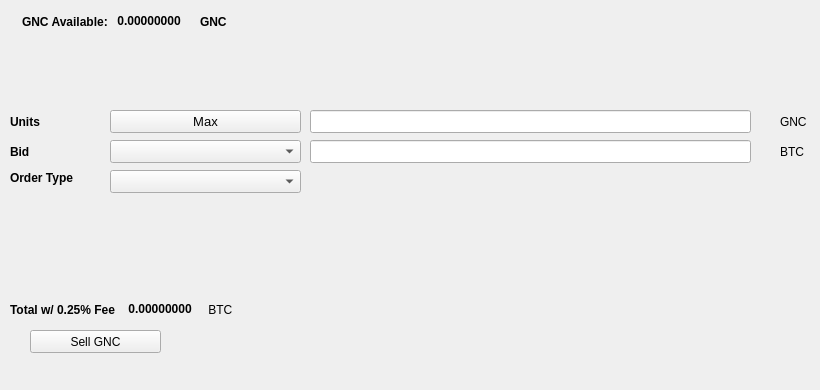
   <widget class="QWidget" name="SellTab">
    <attribute name="title">
     <string>Sell</string>
    </attribute>
    <widget class="QLabel" name="label_16">
     <property name="geometry">
      <rect>
       <x>780</x>
       <y>140</y>
       <width>31</width>
       <height>23</height>
      </rect>
     </property>
     <property name="text">
      <string>BTC</string>
     </property>
    </widget>
    <widget class="QComboBox" name="SellBidcomboBox">
     <property name="geometry">
      <rect>
       <x>110</x>
       <y>140</y>
       <width>191</width>
       <height>23</height>
      </rect>
     </property>
     <property name="font">
      <font>
       <pointsize>10</pointsize>
      </font>
     </property>
    </widget>
    <widget class="QLabel" name="label_18">
     <property name="geometry">
      <rect>
       <x>10</x>
       <y>110</y>
       <width>46</width>
       <height>23</height>
      </rect>
     </property>
     <property name="font">
      <font>
       <weight>75</weight>
       <bold>true</bold>
      </font>
     </property>
     <property name="text">
      <string>Units</string>
     </property>
    </widget>
    <widget class="QPushButton" name="Sell_Max_Amount">
     <property name="geometry">
      <rect>
       <x>110</x>
       <y>110</y>
       <width>191</width>
       <height>23</height>
      </rect>
     </property>
     <property name="font">
      <font>
       <pointsize>10</pointsize>
      </font>
     </property>
     <property name="text">
      <string>Max</string>
     </property>
    </widget>
    <widget class="QLabel" name="label_20">
     <property name="geometry">
      <rect>
       <x>10</x>
       <y>170</y>
       <width>91</width>
       <height>16</height>
      </rect>
     </property>
     <property name="font">
      <font>
       <weight>75</weight>
       <bold>true</bold>
      </font>
     </property>
     <property name="text">
      <string>Order Type</string>
     </property>
    </widget>
    <widget class="QComboBox" name="SellOrdertypeCombo">
     <property name="geometry">
      <rect>
       <x>110</x>
       <y>170</y>
       <width>191</width>
       <height>23</height>
      </rect>
     </property>
     <property name="font">
      <font>
       <pointsize>10</pointsize>
      </font>
     </property>
    </widget>
    <widget class="QLabel" name="label_21">
     <property name="geometry">
      <rect>
       <x>10</x>
       <y>140</y>
       <width>46</width>
       <height>23</height>
      </rect>
     </property>
     <property name="font">
      <font>
       <weight>75</weight>
       <bold>true</bold>
      </font>
     </property>
     <property name="text">
      <string>Bid</string>
     </property>
    </widget>
    <widget class="QLabel" name="label_22">
     <property name="geometry">
      <rect>
       <x>780</x>
       <y>110</y>
       <width>31</width>
       <height>23</height>
      </rect>
     </property>
     <property name="text">
      <string>GNC</string>
     </property>
    </widget>
    <widget class="QLineEdit" name="UnitsInputGNC">
     <property name="geometry">
      <rect>
       <x>310</x>
       <y>110</y>
       <width>441</width>
       <height>23</height>
      </rect>
     </property>
     <property name="font">
      <font>
       <pointsize>9</pointsize>
       <weight>75</weight>
       <bold>true</bold>
      </font>
     </property>
    </widget>
    <widget class="QLineEdit" name="SellBidPriceEdit">
     <property name="geometry">
      <rect>
       <x>310</x>
       <y>140</y>
       <width>441</width>
       <height>23</height>
      </rect>
     </property>
     <property name="font">
      <font>
       <pointsize>9</pointsize>
       <weight>75</weight>
       <bold>true</bold>
      </font>
     </property>
    </widget>
    <widget class="QPushButton" name="SellGNCBTN">
     <property name="geometry">
      <rect>
       <x>30</x>
       <y>330</y>
       <width>131</width>
       <height>23</height>
      </rect>
     </property>
     <property name="text">
      <string>Sell GNC</string>
     </property>
     <property name="icon">
      <iconset resource="../gncoin">
       <normaloff>:/icons/bitcoin</normaloff>:/icons/bitcoin</iconset>
     </property>
    </widget>
    <widget class="QWidget" name="layoutWidget3">
     <property name="geometry">
      <rect>
       <x>22</x>
       <y>12</y>
       <width>258</width>
       <height>19</height>
      </rect>
     </property>
     <layout class="QHBoxLayout" name="horizontalLayout">
      <item>
       <widget class="QLabel" name="label232_2">
        <property name="font">
         <font>
          <weight>75</weight>
          <bold>true</bold>
         </font>
        </property>
        <property name="text">
         <string>GNC Available:</string>
        </property>
       </widget>
      </item>
      <item>
       <widget class="QLabel" name="GNCAvailableLabel">
        <property name="palette">
         <palette>
          <active>
           <colorrole role="WindowText">
            <brush brushstyle="SolidPattern">
             <color alpha="255">
              <red>0</red>
              <green>0</green>
              <blue>0</blue>
             </color>
            </brush>
           </colorrole>
           <colorrole role="Button">
            <brush brushstyle="SolidPattern">
             <color alpha="255">
              <red>0</red>
              <green>170</green>
              <blue>0</blue>
             </color>
            </brush>
           </colorrole>
           <colorrole role="Light">
            <brush brushstyle="SolidPattern">
             <color alpha="255">
              <red>0</red>
              <green>255</green>
              <blue>0</blue>
             </color>
            </brush>
           </colorrole>
           <colorrole role="Midlight">
            <brush brushstyle="SolidPattern">
             <color alpha="255">
              <red>0</red>
              <green>212</green>
              <blue>0</blue>
             </color>
            </brush>
           </colorrole>
           <colorrole role="Dark">
            <brush brushstyle="SolidPattern">
             <color alpha="255">
              <red>0</red>
              <green>85</green>
              <blue>0</blue>
             </color>
            </brush>
           </colorrole>
           <colorrole role="Mid">
            <brush brushstyle="SolidPattern">
             <color alpha="255">
              <red>0</red>
              <green>113</green>
              <blue>0</blue>
             </color>
            </brush>
           </colorrole>
           <colorrole role="Text">
            <brush brushstyle="SolidPattern">
             <color alpha="255">
              <red>0</red>
              <green>170</green>
              <blue>0</blue>
             </color>
            </brush>
           </colorrole>
           <colorrole role="BrightText">
            <brush brushstyle="SolidPattern">
             <color alpha="255">
              <red>255</red>
              <green>255</green>
              <blue>255</blue>
             </color>
            </brush>
           </colorrole>
           <colorrole role="ButtonText">
            <brush brushstyle="SolidPattern">
             <color alpha="255">
              <red>0</red>
              <green>0</green>
              <blue>0</blue>
             </color>
            </brush>
           </colorrole>
           <colorrole role="Base">
            <brush brushstyle="SolidPattern">
             <color alpha="255">
              <red>255</red>
              <green>255</green>
              <blue>255</blue>
             </color>
            </brush>
           </colorrole>
           <colorrole role="Window">
            <brush brushstyle="SolidPattern">
             <color alpha="255">
              <red>0</red>
              <green>170</green>
              <blue>0</blue>
             </color>
            </brush>
           </colorrole>
           <colorrole role="Shadow">
            <brush brushstyle="SolidPattern">
             <color alpha="255">
              <red>0</red>
              <green>0</green>
              <blue>0</blue>
             </color>
            </brush>
           </colorrole>
           <colorrole role="AlternateBase">
            <brush brushstyle="SolidPattern">
             <color alpha="255">
              <red>127</red>
              <green>212</green>
              <blue>127</blue>
             </color>
            </brush>
           </colorrole>
           <colorrole role="ToolTipBase">
            <brush brushstyle="SolidPattern">
             <color alpha="255">
              <red>255</red>
              <green>255</green>
              <blue>220</blue>
             </color>
            </brush>
           </colorrole>
           <colorrole role="ToolTipText">
            <brush brushstyle="SolidPattern">
             <color alpha="255">
              <red>0</red>
              <green>0</green>
              <blue>0</blue>
             </color>
            </brush>
           </colorrole>
          </active>
          <inactive>
           <colorrole role="WindowText">
            <brush brushstyle="SolidPattern">
             <color alpha="255">
              <red>0</red>
              <green>0</green>
              <blue>0</blue>
             </color>
            </brush>
           </colorrole>
           <colorrole role="Button">
            <brush brushstyle="SolidPattern">
             <color alpha="255">
              <red>0</red>
              <green>170</green>
              <blue>0</blue>
             </color>
            </brush>
           </colorrole>
           <colorrole role="Light">
            <brush brushstyle="SolidPattern">
             <color alpha="255">
              <red>0</red>
              <green>255</green>
              <blue>0</blue>
             </color>
            </brush>
           </colorrole>
           <colorrole role="Midlight">
            <brush brushstyle="SolidPattern">
             <color alpha="255">
              <red>0</red>
              <green>212</green>
              <blue>0</blue>
             </color>
            </brush>
           </colorrole>
           <colorrole role="Dark">
            <brush brushstyle="SolidPattern">
             <color alpha="255">
              <red>0</red>
              <green>85</green>
              <blue>0</blue>
             </color>
            </brush>
           </colorrole>
           <colorrole role="Mid">
            <brush brushstyle="SolidPattern">
             <color alpha="255">
              <red>0</red>
              <green>113</green>
              <blue>0</blue>
             </color>
            </brush>
           </colorrole>
           <colorrole role="Text">
            <brush brushstyle="SolidPattern">
             <color alpha="255">
              <red>0</red>
              <green>170</green>
              <blue>0</blue>
             </color>
            </brush>
           </colorrole>
           <colorrole role="BrightText">
            <brush brushstyle="SolidPattern">
             <color alpha="255">
              <red>255</red>
              <green>255</green>
              <blue>255</blue>
             </color>
            </brush>
           </colorrole>
           <colorrole role="ButtonText">
            <brush brushstyle="SolidPattern">
             <color alpha="255">
              <red>0</red>
              <green>0</green>
              <blue>0</blue>
             </color>
            </brush>
           </colorrole>
           <colorrole role="Base">
            <brush brushstyle="SolidPattern">
             <color alpha="255">
              <red>255</red>
              <green>255</green>
              <blue>255</blue>
             </color>
            </brush>
           </colorrole>
           <colorrole role="Window">
            <brush brushstyle="SolidPattern">
             <color alpha="255">
              <red>0</red>
              <green>170</green>
              <blue>0</blue>
             </color>
            </brush>
           </colorrole>
           <colorrole role="Shadow">
            <brush brushstyle="SolidPattern">
             <color alpha="255">
              <red>0</red>
              <green>0</green>
              <blue>0</blue>
             </color>
            </brush>
           </colorrole>
           <colorrole role="AlternateBase">
            <brush brushstyle="SolidPattern">
             <color alpha="255">
              <red>127</red>
              <green>212</green>
              <blue>127</blue>
             </color>
            </brush>
           </colorrole>
           <colorrole role="ToolTipBase">
            <brush brushstyle="SolidPattern">
             <color alpha="255">
              <red>255</red>
              <green>255</green>
              <blue>220</blue>
             </color>
            </brush>
           </colorrole>
           <colorrole role="ToolTipText">
            <brush brushstyle="SolidPattern">
             <color alpha="255">
              <red>0</red>
              <green>0</green>
              <blue>0</blue>
             </color>
            </brush>
           </colorrole>
          </inactive>
          <disabled>
           <colorrole role="WindowText">
            <brush brushstyle="SolidPattern">
             <color alpha="255">
              <red>0</red>
              <green>85</green>
              <blue>0</blue>
             </color>
            </brush>
           </colorrole>
           <colorrole role="Button">
            <brush brushstyle="SolidPattern">
             <color alpha="255">
              <red>0</red>
              <green>170</green>
              <blue>0</blue>
             </color>
            </brush>
           </colorrole>
           <colorrole role="Light">
            <brush brushstyle="SolidPattern">
             <color alpha="255">
              <red>0</red>
              <green>255</green>
              <blue>0</blue>
             </color>
            </brush>
           </colorrole>
           <colorrole role="Midlight">
            <brush brushstyle="SolidPattern">
             <color alpha="255">
              <red>0</red>
              <green>212</green>
              <blue>0</blue>
             </color>
            </brush>
           </colorrole>
           <colorrole role="Dark">
            <brush brushstyle="SolidPattern">
             <color alpha="255">
              <red>0</red>
              <green>85</green>
              <blue>0</blue>
             </color>
            </brush>
           </colorrole>
           <colorrole role="Mid">
            <brush brushstyle="SolidPattern">
             <color alpha="255">
              <red>0</red>
              <green>113</green>
              <blue>0</blue>
             </color>
            </brush>
           </colorrole>
           <colorrole role="Text">
            <brush brushstyle="SolidPattern">
             <color alpha="255">
              <red>0</red>
              <green>85</green>
              <blue>0</blue>
             </color>
            </brush>
           </colorrole>
           <colorrole role="BrightText">
            <brush brushstyle="SolidPattern">
             <color alpha="255">
              <red>255</red>
              <green>255</green>
              <blue>255</blue>
             </color>
            </brush>
           </colorrole>
           <colorrole role="ButtonText">
            <brush brushstyle="SolidPattern">
             <color alpha="255">
              <red>0</red>
              <green>85</green>
              <blue>0</blue>
             </color>
            </brush>
           </colorrole>
           <colorrole role="Base">
            <brush brushstyle="SolidPattern">
             <color alpha="255">
              <red>0</red>
              <green>170</green>
              <blue>0</blue>
             </color>
            </brush>
           </colorrole>
           <colorrole role="Window">
            <brush brushstyle="SolidPattern">
             <color alpha="255">
              <red>0</red>
              <green>170</green>
              <blue>0</blue>
             </color>
            </brush>
           </colorrole>
           <colorrole role="Shadow">
            <brush brushstyle="SolidPattern">
             <color alpha="255">
              <red>0</red>
              <green>0</green>
              <blue>0</blue>
             </color>
            </brush>
           </colorrole>
           <colorrole role="AlternateBase">
            <brush brushstyle="SolidPattern">
             <color alpha="255">
              <red>0</red>
              <green>170</green>
              <blue>0</blue>
             </color>
            </brush>
           </colorrole>
           <colorrole role="ToolTipBase">
            <brush brushstyle="SolidPattern">
             <color alpha="255">
              <red>255</red>
              <green>255</green>
              <blue>220</blue>
             </color>
            </brush>
           </colorrole>
           <colorrole role="ToolTipText">
            <brush brushstyle="SolidPattern">
             <color alpha="255">
              <red>0</red>
              <green>0</green>
              <blue>0</blue>
             </color>
            </brush>
           </colorrole>
          </disabled>
         </palette>
        </property>
        <property name="font">
         <font>
          <weight>75</weight>
          <bold>true</bold>
         </font>
        </property>
        <property name="text">
         <string> 0.00000000 </string>
        </property>
        <property name="textInteractionFlags">
         <set>Qt::LinksAccessibleByMouse|Qt::TextSelectableByKeyboard|Qt::TextSelectableByMouse</set>
        </property>
       </widget>
      </item>
      <item>
       <widget class="QLabel" name="labelGNC">
        <property name="font">
         <font>
          <weight>75</weight>
          <bold>true</bold>
         </font>
        </property>
        <property name="text">
         <string>GNC</string>
        </property>
       </widget>
      </item>
     </layout>
    </widget>
    <widget class="QWidget" name="layoutWidget">
     <property name="geometry">
      <rect>
       <x>10</x>
       <y>300</y>
       <width>268</width>
       <height>19</height>
      </rect>
     </property>
     <layout class="QHBoxLayout" name="horizontalLayout_2">
      <item>
       <widget class="QLabel" name="label_19">
        <property name="font">
         <font>
          <weight>75</weight>
          <bold>true</bold>
         </font>
        </property>
        <property name="text">
         <string>Total w/ 0.25% Fee </string>
        </property>
       </widget>
      </item>
      <item>
       <widget class="QLabel" name="SellCostLabel">
        <property name="palette">
         <palette>
          <active>
           <colorrole role="WindowText">
            <brush brushstyle="SolidPattern">
             <color alpha="255">
              <red>0</red>
              <green>0</green>
              <blue>0</blue>
             </color>
            </brush>
           </colorrole>
           <colorrole role="Button">
            <brush brushstyle="SolidPattern">
             <color alpha="255">
              <red>0</red>
              <green>170</green>
              <blue>0</blue>
             </color>
            </brush>
           </colorrole>
           <colorrole role="Light">
            <brush brushstyle="SolidPattern">
             <color alpha="255">
              <red>0</red>
              <green>255</green>
              <blue>0</blue>
             </color>
            </brush>
           </colorrole>
           <colorrole role="Midlight">
            <brush brushstyle="SolidPattern">
             <color alpha="255">
              <red>0</red>
              <green>212</green>
              <blue>0</blue>
             </color>
            </brush>
           </colorrole>
           <colorrole role="Dark">
            <brush brushstyle="SolidPattern">
             <color alpha="255">
              <red>0</red>
              <green>85</green>
              <blue>0</blue>
             </color>
            </brush>
           </colorrole>
           <colorrole role="Mid">
            <brush brushstyle="SolidPattern">
             <color alpha="255">
              <red>0</red>
              <green>113</green>
              <blue>0</blue>
             </color>
            </brush>
           </colorrole>
           <colorrole role="Text">
            <brush brushstyle="SolidPattern">
             <color alpha="255">
              <red>0</red>
              <green>170</green>
              <blue>0</blue>
             </color>
            </brush>
           </colorrole>
           <colorrole role="BrightText">
            <brush brushstyle="SolidPattern">
             <color alpha="255">
              <red>255</red>
              <green>255</green>
              <blue>255</blue>
             </color>
            </brush>
           </colorrole>
           <colorrole role="ButtonText">
            <brush brushstyle="SolidPattern">
             <color alpha="255">
              <red>0</red>
              <green>0</green>
              <blue>0</blue>
             </color>
            </brush>
           </colorrole>
           <colorrole role="Base">
            <brush brushstyle="SolidPattern">
             <color alpha="255">
              <red>255</red>
              <green>255</green>
              <blue>255</blue>
             </color>
            </brush>
           </colorrole>
           <colorrole role="Window">
            <brush brushstyle="SolidPattern">
             <color alpha="255">
              <red>0</red>
              <green>170</green>
              <blue>0</blue>
             </color>
            </brush>
           </colorrole>
           <colorrole role="Shadow">
            <brush brushstyle="SolidPattern">
             <color alpha="255">
              <red>0</red>
              <green>0</green>
              <blue>0</blue>
             </color>
            </brush>
           </colorrole>
           <colorrole role="AlternateBase">
            <brush brushstyle="SolidPattern">
             <color alpha="255">
              <red>127</red>
              <green>212</green>
              <blue>127</blue>
             </color>
            </brush>
           </colorrole>
           <colorrole role="ToolTipBase">
            <brush brushstyle="SolidPattern">
             <color alpha="255">
              <red>255</red>
              <green>255</green>
              <blue>220</blue>
             </color>
            </brush>
           </colorrole>
           <colorrole role="ToolTipText">
            <brush brushstyle="SolidPattern">
             <color alpha="255">
              <red>0</red>
              <green>0</green>
              <blue>0</blue>
             </color>
            </brush>
           </colorrole>
          </active>
          <inactive>
           <colorrole role="WindowText">
            <brush brushstyle="SolidPattern">
             <color alpha="255">
              <red>0</red>
              <green>0</green>
              <blue>0</blue>
             </color>
            </brush>
           </colorrole>
           <colorrole role="Button">
            <brush brushstyle="SolidPattern">
             <color alpha="255">
              <red>0</red>
              <green>170</green>
              <blue>0</blue>
             </color>
            </brush>
           </colorrole>
           <colorrole role="Light">
            <brush brushstyle="SolidPattern">
             <color alpha="255">
              <red>0</red>
              <green>255</green>
              <blue>0</blue>
             </color>
            </brush>
           </colorrole>
           <colorrole role="Midlight">
            <brush brushstyle="SolidPattern">
             <color alpha="255">
              <red>0</red>
              <green>212</green>
              <blue>0</blue>
             </color>
            </brush>
           </colorrole>
           <colorrole role="Dark">
            <brush brushstyle="SolidPattern">
             <color alpha="255">
              <red>0</red>
              <green>85</green>
              <blue>0</blue>
             </color>
            </brush>
           </colorrole>
           <colorrole role="Mid">
            <brush brushstyle="SolidPattern">
             <color alpha="255">
              <red>0</red>
              <green>113</green>
              <blue>0</blue>
             </color>
            </brush>
           </colorrole>
           <colorrole role="Text">
            <brush brushstyle="SolidPattern">
             <color alpha="255">
              <red>0</red>
              <green>170</green>
              <blue>0</blue>
             </color>
            </brush>
           </colorrole>
           <colorrole role="BrightText">
            <brush brushstyle="SolidPattern">
             <color alpha="255">
              <red>255</red>
              <green>255</green>
              <blue>255</blue>
             </color>
            </brush>
           </colorrole>
           <colorrole role="ButtonText">
            <brush brushstyle="SolidPattern">
             <color alpha="255">
              <red>0</red>
              <green>0</green>
              <blue>0</blue>
             </color>
            </brush>
           </colorrole>
           <colorrole role="Base">
            <brush brushstyle="SolidPattern">
             <color alpha="255">
              <red>255</red>
              <green>255</green>
              <blue>255</blue>
             </color>
            </brush>
           </colorrole>
           <colorrole role="Window">
            <brush brushstyle="SolidPattern">
             <color alpha="255">
              <red>0</red>
              <green>170</green>
              <blue>0</blue>
             </color>
            </brush>
           </colorrole>
           <colorrole role="Shadow">
            <brush brushstyle="SolidPattern">
             <color alpha="255">
              <red>0</red>
              <green>0</green>
              <blue>0</blue>
             </color>
            </brush>
           </colorrole>
           <colorrole role="AlternateBase">
            <brush brushstyle="SolidPattern">
             <color alpha="255">
              <red>127</red>
              <green>212</green>
              <blue>127</blue>
             </color>
            </brush>
           </colorrole>
           <colorrole role="ToolTipBase">
            <brush brushstyle="SolidPattern">
             <color alpha="255">
              <red>255</red>
              <green>255</green>
              <blue>220</blue>
             </color>
            </brush>
           </colorrole>
           <colorrole role="ToolTipText">
            <brush brushstyle="SolidPattern">
             <color alpha="255">
              <red>0</red>
              <green>0</green>
              <blue>0</blue>
             </color>
            </brush>
           </colorrole>
          </inactive>
          <disabled>
           <colorrole role="WindowText">
            <brush brushstyle="SolidPattern">
             <color alpha="255">
              <red>0</red>
              <green>85</green>
              <blue>0</blue>
             </color>
            </brush>
           </colorrole>
           <colorrole role="Button">
            <brush brushstyle="SolidPattern">
             <color alpha="255">
              <red>0</red>
              <green>170</green>
              <blue>0</blue>
             </color>
            </brush>
           </colorrole>
           <colorrole role="Light">
            <brush brushstyle="SolidPattern">
             <color alpha="255">
              <red>0</red>
              <green>255</green>
              <blue>0</blue>
             </color>
            </brush>
           </colorrole>
           <colorrole role="Midlight">
            <brush brushstyle="SolidPattern">
             <color alpha="255">
              <red>0</red>
              <green>212</green>
              <blue>0</blue>
             </color>
            </brush>
           </colorrole>
           <colorrole role="Dark">
            <brush brushstyle="SolidPattern">
             <color alpha="255">
              <red>0</red>
              <green>85</green>
              <blue>0</blue>
             </color>
            </brush>
           </colorrole>
           <colorrole role="Mid">
            <brush brushstyle="SolidPattern">
             <color alpha="255">
              <red>0</red>
              <green>113</green>
              <blue>0</blue>
             </color>
            </brush>
           </colorrole>
           <colorrole role="Text">
            <brush brushstyle="SolidPattern">
             <color alpha="255">
              <red>0</red>
              <green>85</green>
              <blue>0</blue>
             </color>
            </brush>
           </colorrole>
           <colorrole role="BrightText">
            <brush brushstyle="SolidPattern">
             <color alpha="255">
              <red>255</red>
              <green>255</green>
              <blue>255</blue>
             </color>
            </brush>
           </colorrole>
           <colorrole role="ButtonText">
            <brush brushstyle="SolidPattern">
             <color alpha="255">
              <red>0</red>
              <green>85</green>
              <blue>0</blue>
             </color>
            </brush>
           </colorrole>
           <colorrole role="Base">
            <brush brushstyle="SolidPattern">
             <color alpha="255">
              <red>0</red>
              <green>170</green>
              <blue>0</blue>
             </color>
            </brush>
           </colorrole>
           <colorrole role="Window">
            <brush brushstyle="SolidPattern">
             <color alpha="255">
              <red>0</red>
              <green>170</green>
              <blue>0</blue>
             </color>
            </brush>
           </colorrole>
           <colorrole role="Shadow">
            <brush brushstyle="SolidPattern">
             <color alpha="255">
              <red>0</red>
              <green>0</green>
              <blue>0</blue>
             </color>
            </brush>
           </colorrole>
           <colorrole role="AlternateBase">
            <brush brushstyle="SolidPattern">
             <color alpha="255">
              <red>0</red>
              <green>170</green>
              <blue>0</blue>
             </color>
            </brush>
           </colorrole>
           <colorrole role="ToolTipBase">
            <brush brushstyle="SolidPattern">
             <color alpha="255">
              <red>255</red>
              <green>255</green>
              <blue>220</blue>
             </color>
            </brush>
           </colorrole>
           <colorrole role="ToolTipText">
            <brush brushstyle="SolidPattern">
             <color alpha="255">
              <red>0</red>
              <green>0</green>
              <blue>0</blue>
             </color>
            </brush>
           </colorrole>
          </disabled>
         </palette>
        </property>
        <property name="font">
         <font>
          <weight>75</weight>
          <bold>true</bold>
         </font>
        </property>
        <property name="autoFillBackground">
         <bool>false</bool>
        </property>
        <property name="text">
         <string> 0.00000000</string>
        </property>
        <property name="textInteractionFlags">
         <set>Qt::LinksAccessibleByMouse|Qt::TextSelectableByMouse</set>
        </property>
       </widget>
      </item>
      <item>
       <widget class="QLabel" name="label_17">
        <property name="font">
         <font>
          <weight>50</weight>
          <bold>false</bold>
         </font>
        </property>
        <property name="text">
         <string> BTC</string>
        </property>
       </widget>
      </item>
     </layout>
    </widget>
    <widget class="QLabel" name="label_23">
     <property name="geometry">
      <rect>
       <x>460</x>
       <y>300</y>
       <width>281</width>
       <height>81</height>
      </rect>
     </property>
     <property name="text">
      <string/>
     </property>
     <property name="pixmap">
      <pixmap>:/images/bittrex</pixmap>
     </property>
    </widget>
   </widget>
